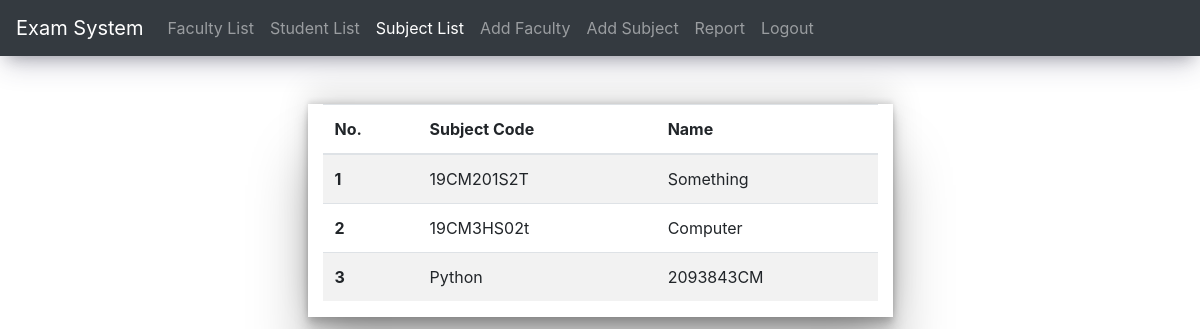
The app's page /sub_list.php, older data.
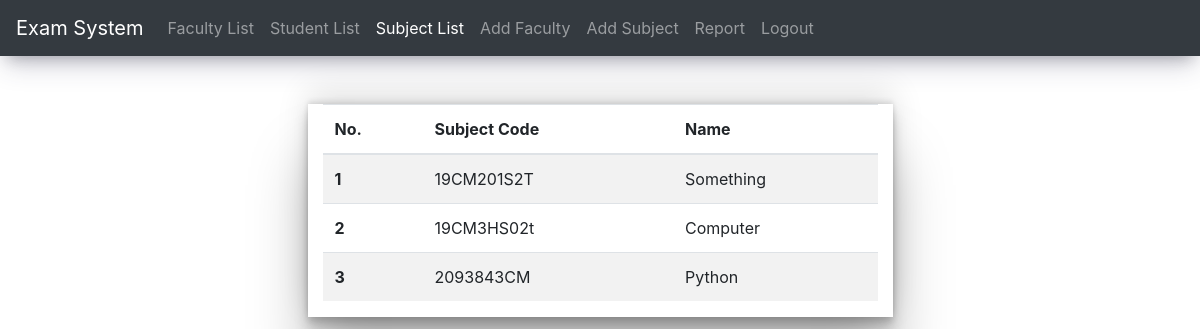
The same page, newer data.
### tables this page shows
CREATE TABLE `subject` (
  `sub_id` int(11) NOT NULL,
  `sub_code` varchar(255) DEFAULT NULL,
  `sub_name` varchar(255) DEFAULT NULL
);

### sub_list.php (the view, shortened to what this page needs)
<?php
require("conn.php");
$fac_list="SELECT * from subject";
$fac_res=mysqli_query($con,$fac_list) or die(mysqli_error($con));
?>
<!DOCTYPE html>
<html>
<head>
	<link rel="stylesheet" href="https://cdn.jsdelivr.net/npm/bootstrap@4.0.0/dist/css/bootstrap.min.css">
</head>
<body>
<nav class="navbar navbar-expand-lg navbar-dark bg-dark">
  <a class="navbar-brand" href="#">Exam System</a>
  <div class="collapse navbar-collapse" id="navbarNav">
    <ul class="navbar-nav">
      <li class="nav-item ">
        <a class="nav-link" href="coe_dash.php">Faculty List</a>
      </li>
      <li class="nav-item">
        <a class="nav-link" href="student_list.php">Student List</a>
      </li>
      <li class="nav-item active">
        <a class="nav-link" href="sub_list.php">Subject List</a>
      </li>
      <li class="nav-item">
        <a class="nav-link" href="add_fac.php">Add Faculty</a>
      </li>
      <li class="nav-item">
        <a class="nav-link" href="add_sub.php">Add Subject</a>
      </li>
      <li class="nav-item">
        <a class="nav-link" href="report.php">Report</a>
      </li>
      <li class="nav-item">
        <a class="nav-link" href="logout.php">Logout</a>
      </li>
    </ul>
  </div>
</nav>
<div class="container-fluid">
    <div class="container mt-5 col-md-6">
    <table class="table table-striped">
  <thead>
    <tr>
      <th scope="col">No.</th>
      <th scope="col">Subject Code</th>
      <th scope="col">Name</th>
    </tr>
  </thead>
  <tbody>
  <?php $i=1;
    while($row=mysqli_fetch_array($fac_res)){
      echo '<tr>
      <th scope="row">'.$i.'</th>
      <td>'.$row['sub_code'].'</td>
      <td>'.$row['sub_name'].'</td>
    </tr>';
    $i++;
    }
    ?>
  </tbody>
</table>
    </div>
</div>
</body>
</html>

Row changes from the older to the newer data that the page shows:
changed subject "2093843CM": sub_code "Python" → "2093843CM"; sub_name "2093843CM" → "Python"
